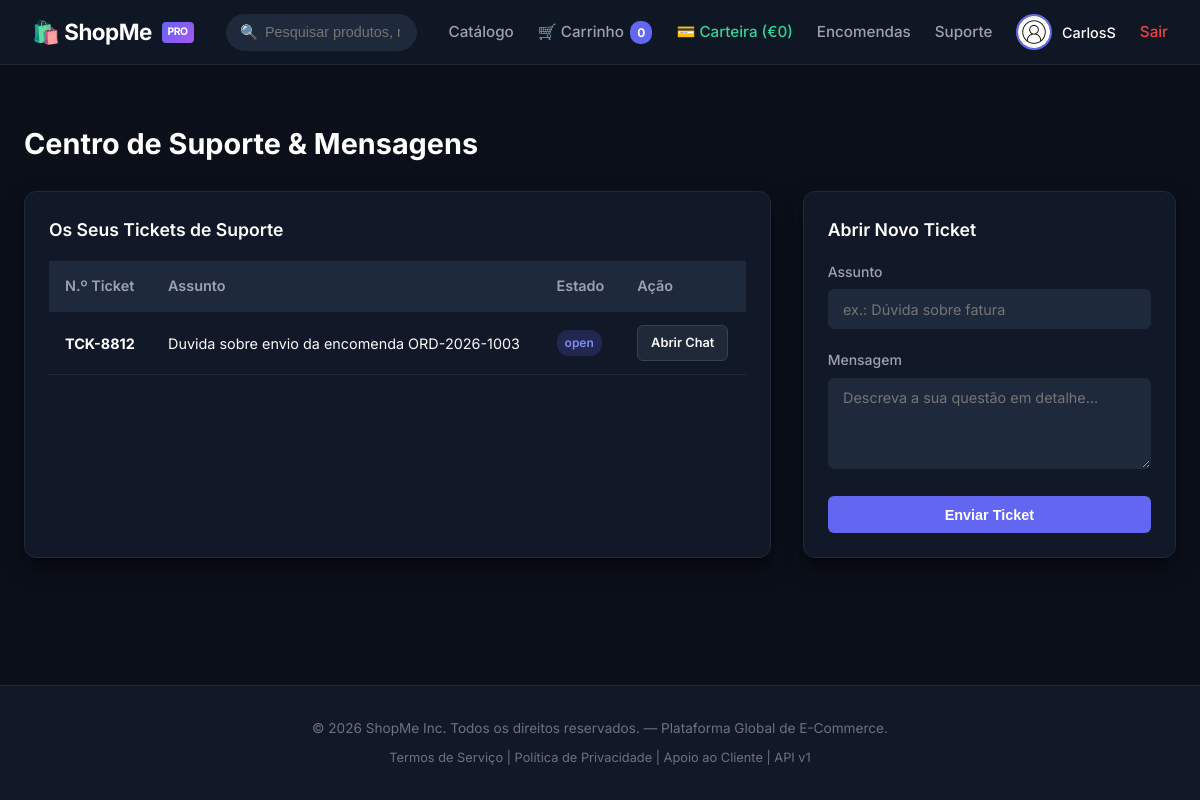
Page /support (signed in) on the committed database.
### tables this page shows
CREATE TABLE tickets (
    id INT AUTO_INCREMENT PRIMARY KEY,
    ticket_number VARCHAR(50) NOT NULL,
    user_id INT NOT NULL,
    subject VARCHAR(200) NOT NULL,
    status VARCHAR(20) DEFAULT 'open',
    created_at DATETIME DEFAULT CURRENT_TIMESTAMP,
    FOREIGN KEY (user_id) REFERENCES users(id) ON DELETE CASCADE
);

### src/App/helpers.php (called while the page is built, shortened)
<?php
    if (!function_exists('App\Controllers\require_read_view')) {
        function require_read_view(string $viewPath, array $data = []): void {
            extract($data);
            require_once __DIR__ . '/../../' . $viewPath;
        }
    }

### src/App/Controllers/SupportController.php (called while the page is built, shortened)
<?php
class SupportController {
    public function index(): void {
        $user = AuthMiddleware::check();
        $tickets = Ticket::findByUserId($user['id']);
        require_read_view('views/support/index.php', ['tickets' => $tickets]);
    }
}

### public/index.php (called while the page is built, shortened)
<?php
require_once __DIR__ . '/../src/App/helpers.php';
$router = new Router();
$router->get('/login', [AuthController::class, 'showLogin']);
$router->post('/login', [AuthController::class, 'login']);
$router->get('/login/corporate', [AuthController::class, 'showCorporateLogin']);
$router->post('/login/corporate', [AuthController::class, 'corporateLogin']);
$router->get('/mfa', [\App\Controllers\MfaController::class, 'showMfa']);
$router->post('/mfa/verify', [\App\Controllers\MfaController::class, 'verify']);
$router->get('/register', [AuthController::class, 'showRegister']);
$router->post('/register', [AuthController::class, 'register']);
$router->get('/reset-password', [AuthController::class, 'showResetPassword']);
$router->post('/reset-password', [AuthController::class, 'requestResetPassword']);
$router->get('/logout', [AuthController::class, 'logout']);
$router->get('/auth/oauth/login', [\App\Controllers\OAuthController::class, 'login']);
$router->post('/api/v1/oauth/token', [\App\Controllers\OAuthController::class, 'token']);
$router->get('/wallet', [\App\Controllers\WalletController::class, 'index']);
$router->post('/wallet/transfer', [\App\Controllers\WalletController::class, 'transfer']);
$router->get('/legacy/catalog/search', [\App\Controllers\LegacyCatalogController::class, 'search']);
$router->post('/orders/refund', [OrderController::class, 'refund']);
$router->get('/', [ProductController::class, 'index']);
$router->get('/products', [ProductController::class, 'index']);
$router->get('/products/{id}', [ProductController::class, 'detail']);
$router->post('/products/review', [ProductController::class, 'addReview']);
$router->get('/cart', [CartController::class, 'showCart']);
$router->post('/cart/add', [CartController::class, 'add']);
$router->post('/cart/apply-coupon', [CartController::class, 'applyCoupon']);
$router->post('/checkout', [CartController::class, 'checkout']);
$router->get('/profile', [ProfileController::class, 'index']);
$router->post('/profile/update', [ProfileController::class, 'updateProfile']);
$router->post('/profile/avatar', [ProfileController::class, 'uploadAvatar']);
$router->post('/profile/preferences', [ProfileController::class, 'savePreferences']);
$router->get('/orders', [OrderController::class, 'index']);
$router->get('/orders/{id}', [OrderController::class, 'detail']);
$router->get('/orders/invoice/download', [OrderController::class, 'downloadInvoice']);
$router->get('/orders/email/template', [OrderController::class, 'viewTemplate']);
$router->get('/support', [SupportController::class, 'index']);
$router->get('/support/{id}', [SupportController::class, 'detail']);
$router->post('/support/create', [SupportController::class, 'create']);
$router->post('/support/reply', [SupportController::class, 'reply']);
$router->get('/admin', [AdminController::class, 'dashboard']);
$router->get('/admin/dashboard', [AdminController::class, 'dashboard']);
$router->get('/admin/products', [AdminController::class, 'products']);
$router->post('/admin/products/add', [AdminController::class, 'addProduct']);
$router->post('/admin/products/import-xml', [AdminController::class, 'importXml']);
$router->post('/admin/users/delete', [AdminController::class, 'deleteUser']);
$router->get('/admin/users/delete', [AdminController::class, 'deleteUser']);
$router->post('/admin/reports/generate', [AdminController::class, 'generateReport']);
$router->get('/admin/reports/user', [AdminController::class, 'userReport']);
$router->get('/admin/logs', [AdminController::class, 'logs']);
$router->get('/api/v1/external/check-price', [ExternalApiController::class, 'checkPrice']);
$router->post('/api/v1/external/check-price', [ExternalApiController::class, 'checkPrice']);
$router->get('/api/v1/products', [ApiProductController::class, 'index']);
$router->get('/api/v1/products/{id}', [ApiProductController::class, 'detail']);
$router->get('/api/v1/orders/{id}', [ApiOrderController::class, 'detail']);
$router->get('/api/v1/users/{id}', [ApiUserController::class, 'detail']);
$router->put('/api/v1/users/{id}', [ApiUserController::class, 'update']);
$router->patch('/api/v1/users/{id}', [ApiUserController::class, 'update']);
$router->dispatch($_SERVER['REQUEST_METHOD'], $_SERVER['REQUEST_URI']);

### src/App/Models/Ticket.php (called while the page is built, shortened)
<?php
class Ticket {
    public static function findByUserId(int $userId): array {
        $db = Database::getPDO();
        $stmt = $db->prepare("SELECT * FROM tickets WHERE user_id = :user_id ORDER BY id DESC");
        $stmt->execute(['user_id' => $userId]);
        return $stmt->fetchAll(PDO::FETCH_ASSOC);
    }
}

### views/support/index.php (the view)
<?php require __DIR__ . '/../layouts/header.php'; ?>
<h1 style="font-size: 1.8rem; font-weight: 700; color: #fff; margin-bottom: 1.5rem;">
    Centro de Suporte & Mensagens
</h1>
<div style="display: grid; grid-template-columns: 2fr 1fr; gap: 2rem;">
    <div class="card">
        <h3 style="font-size: 1.1rem; font-weight: 600; color: #fff; margin-bottom: 1rem;">Os Seus Tickets de Suporte</h3>
        <?php if (empty($tickets)): ?>
            <p style="color: var(--text-secondary); text-align: center; padding: 2rem;">Nenhum ticket aberto de momento.</p>
        <?php else: ?>
            <table class="table">
                <thead>
                    <tr>
                        <th>N.º Ticket</th>
                        <th>Assunto</th>
                        <th>Estado</th>
                        <th>Ação</th>
                    </tr>
                </thead>
                <tbody>
                    <?php foreach ($tickets as $t): ?>
                        <tr>
                            <td><strong style="color: #fff;"><?= htmlspecialchars($t['ticket_number']) ?></strong></td>
                            <td><?= htmlspecialchars($t['subject']) ?></td>
                            <td><span class="badge badge-info"><?= htmlspecialchars($t['status']) ?></span></td>
                            <td><a href="/support/<?= $t['id'] ?>" class="btn btn-secondary btn-sm">Abrir Chat</a></td>
                        </tr>
                    <?php endforeach; ?>
                </tbody>
            </table>
        <?php endif; ?>
    </div>
    <div class="card">
        <h3 style="font-size: 1.1rem; font-weight: 600; color: #fff; margin-bottom: 1rem;">Abrir Novo Ticket</h3>
        <form action="/support/create" method="POST">
            <div class="form-group">
                <label class="form-label">Assunto</label>
                <input type="text" name="subject" class="form-control" placeholder="ex.: Dúvida sobre fatura" required>
            </div>
            <div class="form-group">
                <label class="form-label">Mensagem</label>
                <textarea name="message" class="form-control" rows="4" placeholder="Descreva a sua questão em detalhe..." required></textarea>
            </div>
            <button type="submit" class="btn btn-primary" style="width: 100%;">Enviar Ticket</button>
        </form>
    </div>
</div>
<?php require __DIR__ . '/../layouts/footer.php'; ?>

### src/App/Router.php (shortened to what this page needs)
<?php
class Router {
    private array $routes = [];
    private function addRoute(string $method, string $path, array $handler): void {
        $this->routes[] = [
            'method'  => $method,
            'path'    => $path,
            'handler' => $handler
        ];
    }
    public function dispatch(string $method, string $uri): void {
        $path = parse_url($uri, PHP_URL_PATH);
        foreach ($this->routes as $route) {
            if ($route['method'] !== $method) {
                continue;
            }
            $pattern = preg_replace('/\{([a-zA-Z0-9_]+)\}/', '(?P<\1>[^/]+)', $route['path']);
            $pattern = '#^' . $pattern . '$#';
            if (preg_match($pattern, $path, $matches)) {
                $params = array_filter($matches, 'is_string', ARRAY_FILTER_USE_KEY);
                [$class, $action] = $route['handler'];
                $controller = new $class();
                call_user_func_array([$controller, $action], $params);
                return;
            }
        }
    }
}

### public/static/css/style.css (style rules this page uses)
:root { --bg-main: #0b0f19; --bg-card: #111827; --bg-card-hover: #1f2937; --bg-input: #1e293b; --border-color: #1f2937; --border-light: #374151; --text-primary: #f9fafb; --text-secondary: #9ca3af; --text-muted: #6b7280; --accent-primary: #6366f1; --accent-hover: #4f46e5; --accent-glow: rgba(99, 102, 241, 0.25); --success: #10b981; --warning: #f59e0b; --danger: #ef4444; --radius-sm: 6px; --radius-md: 12px; --radius-lg: 18px; --shadow-card: 0 10px 25px -5px rgba(0, 0, 0, 0.5), 0 8px 10px -6px rgba(0, 0, 0, 0.5); --font-family: 'Inter', system-ui, -apple-system, sans-serif; }
* { box-sizing: border-box; margin: 0; padding: 0; }
body { background-color: var(--bg-main); color: var(--text-primary); font-family: var(--font-family); line-height: 1.6; min-height: 100vh; display: flex; flex-direction: column; }
a { color: var(--accent-primary); text-decoration: none; transition: color 0.2s ease; }
.btn { display: inline-flex; align-items: center; justify-content: center; gap: 0.5rem; padding: 0.65rem 1.25rem; border-radius: var(--radius-sm); font-weight: 600; font-size: 0.9rem; cursor: pointer; border: none; transition: all 0.2s ease; }
.btn-primary { background: var(--accent-primary); color: #ffffff; }
.btn-secondary { background: var(--bg-card-hover); color: var(--text-primary); border: 1px solid var(--border-light); }
.btn-sm { padding: 0.4rem 0.8rem; font-size: 0.8rem; }
.card { background: var(--bg-card); border: 1px solid var(--border-color); border-radius: var(--radius-md); box-shadow: var(--shadow-card); padding: 1.5rem; margin-bottom: 1.5rem; }
.form-group { margin-bottom: 1.25rem; }
.form-label { display: block; font-size: 0.875rem; font-weight: 500; color: var(--text-secondary); margin-bottom: 0.4rem; }
.form-control { width: 100%; background: var(--bg-input); border: 1px solid var(--border-color); border-radius: var(--radius-sm); color: var(--text-primary); padding: 0.65rem 0.9rem; font-size: 0.9rem; font-family: inherit; }
.table { width: 100%; border-collapse: collapse; text-align: left; font-size: 0.9rem; }
.table th { background: #1e293b; color: var(--text-secondary); font-weight: 600; padding: 0.85rem 1rem; border-bottom: 1px solid var(--border-color); }
.table td { padding: 0.85rem 1rem; border-bottom: 1px solid var(--border-color); color: var(--text-primary); }
.badge { display: inline-block; padding: 3px 8px; border-radius: 12px; font-size: 0.75rem; font-weight: 600; }
.badge-info { background: rgba(99,102,241,0.2); color: #818cf8; }

### rows in the picture
tickets: ticket_number "TCK-8812", subject "Duvida sobre envio da encomenda ORD-2026-1003", status "open"
